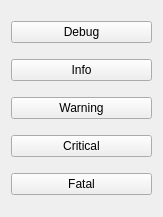
<?xml version="1.0" encoding="UTF-8"?>
<ui version="4.0">
 <class>widget</class>
 <widget class="QWidget" name="widget">
  <property name="geometry">
   <rect>
    <x>0</x>
    <y>0</y>
    <width>163</width>
    <height>217</height>
   </rect>
  </property>
  <property name="windowTitle">
   <string>widget</string>
  </property>
  <layout class="QVBoxLayout" name="verticalLayout">
   <item>
    <widget class="QPushButton" name="btnDebug">
     <property name="text">
      <string>Debug</string>
     </property>
    </widget>
   </item>
   <item>
    <widget class="QPushButton" name="btnInfo">
     <property name="text">
      <string>Info</string>
     </property>
    </widget>
   </item>
   <item>
    <widget class="QPushButton" name="btnWarning">
     <property name="text">
      <string>Warning</string>
     </property>
    </widget>
   </item>
   <item>
    <widget class="QPushButton" name="btnCritical">
     <property name="text">
      <string>Critical</string>
     </property>
    </widget>
   </item>
   <item>
    <widget class="QPushButton" name="btnFatal">
     <property name="text">
      <string>Fatal</string>
     </property>
    </widget>
   </item>
  </layout>
 </widget>
 <resources/>
 <connections/>
</ui>
